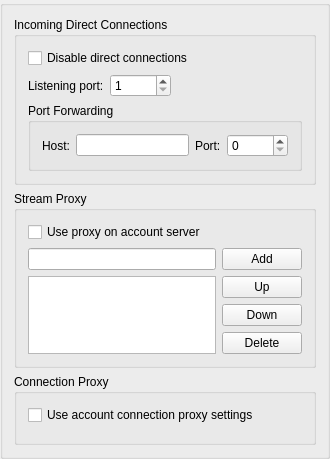
<?xml version="1.0" encoding="UTF-8"?>
<ui version="4.0">
 <class>SocksOptionsClass</class>
 <widget class="QWidget" name="SocksOptionsClass">
  <property name="geometry">
   <rect>
    <x>0</x>
    <y>0</y>
    <width>330</width>
    <height>429</height>
   </rect>
  </property>
  <layout class="QVBoxLayout" name="verticalLayout_4">
   <property name="margin">
    <number>0</number>
   </property>
   <item>
    <widget class="QGroupBox" name="grbSocksStreams">
     <layout class="QVBoxLayout" name="verticalLayout_3">
      <item>
       <widget class="QGroupBox" name="grbDirectConnection">
        <property name="title">
         <string>Incoming Direct Connections</string>
        </property>
        <layout class="QVBoxLayout" name="verticalLayout_6">
         <item>
          <widget class="QCheckBox" name="chbDisableDirectConnect">
           <property name="sizePolicy">
            <sizepolicy hsizetype="MinimumExpanding" vsizetype="Fixed">
             <horstretch>0</horstretch>
             <verstretch>0</verstretch>
            </sizepolicy>
           </property>
           <property name="text">
            <string>Disable direct connections</string>
           </property>
          </widget>
         </item>
         <item>
          <layout class="QHBoxLayout" name="horizontalLayout">
           <item>
            <widget class="QLabel" name="pblPort">
             <property name="text">
              <string>Listening port:</string>
             </property>
             <property name="textFormat">
              <enum>Qt::PlainText</enum>
             </property>
             <property name="buddy">
              <cstring>spbPort</cstring>
             </property>
            </widget>
           </item>
           <item>
            <widget class="QSpinBox" name="spbPort">
             <property name="minimum">
              <number>1</number>
             </property>
             <property name="maximum">
              <number>65535</number>
             </property>
            </widget>
           </item>
           <item>
            <spacer name="horizontalSpacer">
             <property name="orientation">
              <enum>Qt::Horizontal</enum>
             </property>
             <property name="sizeHint" stdset="0">
              <size>
               <width>40</width>
               <height>20</height>
              </size>
             </property>
            </spacer>
           </item>
          </layout>
         </item>
         <item>
          <widget class="QGroupBox" name="grbPortForward">
           <property name="title">
            <string>Port Forwarding</string>
           </property>
           <layout class="QHBoxLayout" name="horizontalLayout_3">
            <item>
             <widget class="QLabel" name="lblForwardHost">
              <property name="text">
               <string>Host:</string>
              </property>
              <property name="textFormat">
               <enum>Qt::PlainText</enum>
              </property>
              <property name="buddy">
               <cstring>lneForwardHost</cstring>
              </property>
             </widget>
            </item>
            <item>
             <widget class="QLineEdit" name="lneForwardHost"/>
            </item>
            <item>
             <widget class="QLabel" name="pblForwardPort">
              <property name="text">
               <string>Port:</string>
              </property>
              <property name="textFormat">
               <enum>Qt::PlainText</enum>
              </property>
              <property name="buddy">
               <cstring>spbForwardPort</cstring>
              </property>
             </widget>
            </item>
            <item>
             <widget class="QSpinBox" name="spbForwardPort">
              <property name="maximum">
               <number>65536</number>
              </property>
             </widget>
            </item>
           </layout>
          </widget>
         </item>
        </layout>
       </widget>
      </item>
      <item>
       <widget class="QGroupBox" name="grbStreamProxy">
        <property name="title">
         <string>Stream Proxy</string>
        </property>
        <layout class="QVBoxLayout" name="verticalLayout_5">
         <item>
          <widget class="QCheckBox" name="chbUseAccountStreamProxy">
           <property name="text">
            <string>Use proxy on account server</string>
           </property>
          </widget>
         </item>
         <item>
          <layout class="QHBoxLayout" name="horizontalLayout_2">
           <item>
            <layout class="QVBoxLayout" name="verticalLayout_2">
             <item>
              <widget class="QLineEdit" name="lneStreamProxy"/>
             </item>
             <item>
              <widget class="QListWidget" name="ltwStreamProxy">
               <property name="sizePolicy">
                <sizepolicy hsizetype="Expanding" vsizetype="Maximum">
                 <horstretch>0</horstretch>
                 <verstretch>0</verstretch>
                </sizepolicy>
               </property>
              </widget>
             </item>
            </layout>
           </item>
           <item>
            <layout class="QVBoxLayout" name="verticalLayout">
             <item>
              <widget class="QPushButton" name="pbtAddStreamProxy">
               <property name="text">
                <string>Add</string>
               </property>
              </widget>
             </item>
             <item>
              <widget class="QPushButton" name="pbtStreamProxyUp">
               <property name="text">
                <string>Up</string>
               </property>
              </widget>
             </item>
             <item>
              <widget class="QPushButton" name="pbtStreamProxyDown">
               <property name="text">
                <string>Down</string>
               </property>
              </widget>
             </item>
             <item>
              <widget class="QPushButton" name="pbtDeleteStreamProxy">
               <property name="text">
                <string>Delete</string>
               </property>
              </widget>
             </item>
            </layout>
           </item>
          </layout>
         </item>
        </layout>
       </widget>
      </item>
      <item>
       <widget class="QGroupBox" name="grbConnectionProxy">
        <property name="title">
         <string>Connection Proxy</string>
        </property>
        <layout class="QVBoxLayout" name="verticalLayout_7">
         <item>
          <widget class="QCheckBox" name="chbUseAccountNetworkProxy">
           <property name="text">
            <string>Use account connection proxy settings</string>
           </property>
          </widget>
         </item>
         <item>
          <widget class="QWidget" name="wdtProxySettings" native="true"/>
         </item>
        </layout>
       </widget>
      </item>
     </layout>
    </widget>
   </item>
  </layout>
 </widget>
 <layoutdefault spacing="6" margin="11"/>
 <tabstops>
  <tabstop>spbPort</tabstop>
  <tabstop>lneForwardHost</tabstop>
  <tabstop>spbForwardPort</tabstop>
  <tabstop>chbUseAccountStreamProxy</tabstop>
  <tabstop>lneStreamProxy</tabstop>
  <tabstop>ltwStreamProxy</tabstop>
  <tabstop>pbtAddStreamProxy</tabstop>
  <tabstop>pbtStreamProxyUp</tabstop>
  <tabstop>pbtStreamProxyDown</tabstop>
  <tabstop>pbtDeleteStreamProxy</tabstop>
  <tabstop>chbUseAccountNetworkProxy</tabstop>
 </tabstops>
 <resources/>
 <connections>
  <connection>
   <sender>chbDisableDirectConnect</sender>
   <signal>toggled(bool)</signal>
   <receiver>spbPort</receiver>
   <slot>setDisabled(bool)</slot>
   <hints>
    <hint type="sourcelabel">
     <x>304</x>
     <y>55</y>
    </hint>
    <hint type="destinationlabel">
     <x>150</x>
     <y>56</y>
    </hint>
   </hints>
  </connection>
  <connection>
   <sender>chbDisableDirectConnect</sender>
   <signal>toggled(bool)</signal>
   <receiver>grbPortForward</receiver>
   <slot>setDisabled(bool)</slot>
   <hints>
    <hint type="sourcelabel">
     <x>304</x>
     <y>55</y>
    </hint>
    <hint type="destinationlabel">
     <x>254</x>
     <y>88</y>
    </hint>
   </hints>
  </connection>
  <connection>
   <sender>chbUseAccountNetworkProxy</sender>
   <signal>toggled(bool)</signal>
   <receiver>wdtProxySettings</receiver>
   <slot>setDisabled(bool)</slot>
   <hints>
    <hint type="sourcelabel">
     <x>279</x>
     <y>354</y>
    </hint>
    <hint type="destinationlabel">
     <x>277</x>
     <y>378</y>
    </hint>
   </hints>
  </connection>
 </connections>
</ui>
